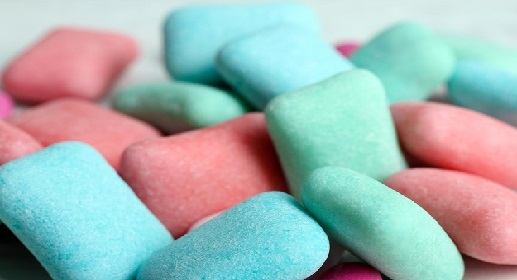
#> input picture sakiz.jpg, 517 x 280 px
$ python Canny.py
#> lines starting #> are read from the running program, lines starting #| are printed output that depends on the picture; after the words box and inside, x2 and y2 are one past the last pixel; in counts of white or black regions, pixels touching at a corner belong together
# -*- coding: utf-8 -*-
"""
Created on Fri May  8 23:42:32 2020

@author: OGK
"""

import numpy as np
import cv2
image = cv2.imread("sakiz.jpg")
#> image is the input picture: shape (280, 517, 3); mean B, G, R 177.8, 179, 160.7

cv2.imshow("Original",image)
image=cv2.cvtColor(image,cv2.COLOR_BGR2GRAY)
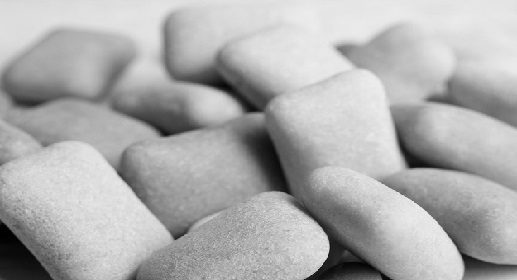
#> image: shape (280, 517); min 0, max 239, mean 173.4

# Canny fonksiyonunu
canny= cv2.Canny(image,30,150)
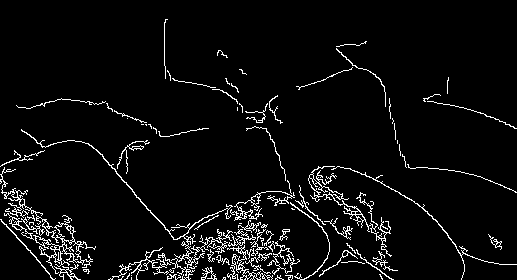
#> canny: shape (280, 517); 5.2% white in thin lines or dots
cv2.imshow("Canny",canny)
cv2.waitKey(0)

#Görüntümüze Mean Adaptive Thresh uyguluyoruz.
thresh1=cv2.adaptiveThreshold(image,255,cv2.ADAPTIVE_THRESH_MEAN_C,cv2.THRESH_BINARY_INV,11,4)
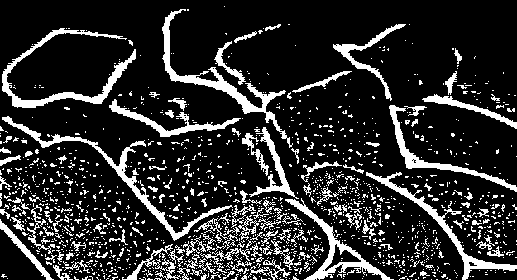
#> thresh1: shape (280, 517); 17.3% white; 1483 white regions (1342 under 20 px), largest, box (x1, y1, x2, y2) and area: (162, 9, 293, 148) 1781, (2, 28, 136, 108) 1709, (2, 116, 233, 241) 1701

#Görüntümüze Gaussian Adaptive Thresh uyguluyoruz.
thresh2 = cv2.adaptiveThreshold(image,255,cv2.ADAPTIVE_THRESH_GAUSSIAN_C,cv2.THRESH_BINARY_INV,15,6)
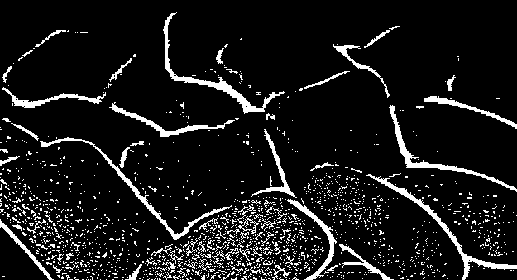
#> thresh2: shape (280, 517); 9.6% white; 1450 white regions (1378 under 20 px), largest, box (x1, y1, x2, y2) and area: (163, 12, 285, 114) 995, (366, 174, 517, 280) 943, (40, 137, 232, 240) 847

#Görüntülerimize Canny fonksiyonları uyguluyoruz.
canny1= cv2.Canny(thresh1,30,150)
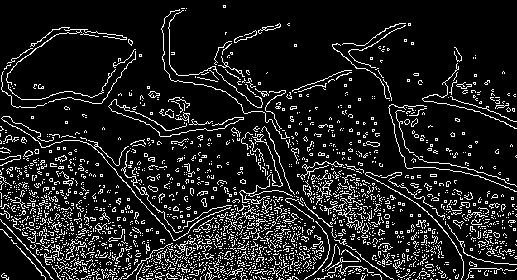
#> canny1: shape (280, 517); 12% white in thin lines or dots
cv2.imshow("Canny1",canny1)

canny2= cv2.Canny(thresh2,30,150)
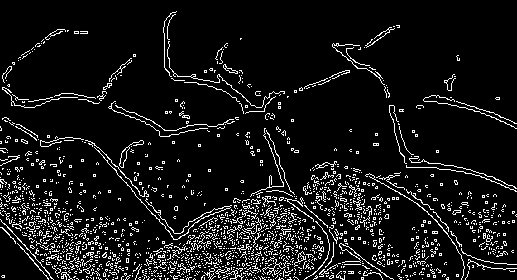
#> canny2: shape (280, 517); 8.6% white in thin lines or dots
cv2.imshow("Canny2",canny2)
cv2.waitKey(0)
